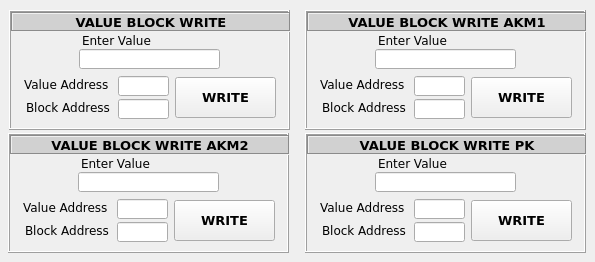
   <widget class="QWidget" name="tbValueBlockWrite">
    <attribute name="title">
     <string>ValueBlock Write</string>
    </attribute>
    <widget class="QFrame" name="fmValueBlockWrite">
     <property name="geometry">
      <rect>
       <x>9</x>
       <y>10</y>
       <width>281</width>
       <height>120</height>
      </rect>
     </property>
     <property name="autoFillBackground">
      <bool>true</bool>
     </property>
     <property name="frameShape">
      <enum>QFrame::Box</enum>
     </property>
     <property name="frameShadow">
      <enum>QFrame::Raised</enum>
     </property>
     <widget class="QLabel" name="lblHeaderBW">
      <property name="geometry">
       <rect>
        <x>2</x>
        <y>2</y>
        <width>280</width>
        <height>20</height>
       </rect>
      </property>
      <property name="font">
       <font>
        <family>Verdana</family>
        <pointsize>10</pointsize>
        <weight>75</weight>
        <bold>true</bold>
       </font>
      </property>
      <property name="autoFillBackground">
       <bool>false</bool>
      </property>
      <property name="styleSheet">
       <string notr="true">background-color: rgb(209, 209, 209);</string>
      </property>
      <property name="frameShape">
       <enum>QFrame::Box</enum>
      </property>
      <property name="frameShadow">
       <enum>QFrame::Sunken</enum>
      </property>
      <property name="text">
       <string>VALUE BLOCK WRITE</string>
      </property>
      <property name="textFormat">
       <enum>Qt::AutoText</enum>
      </property>
      <property name="alignment">
       <set>Qt::AlignCenter</set>
      </property>
     </widget>
     <widget class="QLabel" name="lblBlockAddressBW">
      <property name="geometry">
       <rect>
        <x>17</x>
        <y>89</y>
        <width>90</width>
        <height>16</height>
       </rect>
      </property>
      <property name="font">
       <font>
        <family>Verdana</family>
       </font>
      </property>
      <property name="text">
       <string>Block Address</string>
      </property>
     </widget>
     <widget class="QLineEdit" name="txtValueBlockAddressBW">
      <property name="geometry">
       <rect>
        <x>109</x>
        <y>89</y>
        <width>51</width>
        <height>20</height>
       </rect>
      </property>
      <property name="font">
       <font>
        <family>Verdana</family>
        <pointsize>9</pointsize>
        <weight>75</weight>
        <bold>true</bold>
       </font>
      </property>
     </widget>
     <widget class="QPushButton" name="btnValueBlockWrite">
      <property name="geometry">
       <rect>
        <x>166</x>
        <y>67</y>
        <width>101</width>
        <height>41</height>
       </rect>
      </property>
      <property name="font">
       <font>
        <family>Verdana</family>
        <pointsize>10</pointsize>
        <weight>75</weight>
        <bold>true</bold>
       </font>
      </property>
      <property name="text">
       <string>WRITE</string>
      </property>
     </widget>
     <widget class="QLabel" name="lblEnterValueBW">
      <property name="geometry">
       <rect>
        <x>73</x>
        <y>22</y>
        <width>71</width>
        <height>16</height>
       </rect>
      </property>
      <property name="font">
       <font>
        <family>Verdana</family>
       </font>
      </property>
      <property name="text">
       <string>Enter Value</string>
      </property>
     </widget>
     <widget class="QLineEdit" name="txtValueWriteDataBW">
      <property name="geometry">
       <rect>
        <x>70</x>
        <y>39</y>
        <width>141</width>
        <height>20</height>
       </rect>
      </property>
      <property name="font">
       <font>
        <family>Verdana</family>
        <weight>75</weight>
        <bold>true</bold>
       </font>
      </property>
      <property name="readOnly">
       <bool>false</bool>
      </property>
     </widget>
     <widget class="QLabel" name="lblValueAddressBW">
      <property name="geometry">
       <rect>
        <x>15</x>
        <y>66</y>
        <width>90</width>
        <height>16</height>
       </rect>
      </property>
      <property name="font">
       <font>
        <family>Verdana</family>
       </font>
      </property>
      <property name="text">
       <string>Value Address</string>
      </property>
     </widget>
     <widget class="QLineEdit" name="txtValueAddressBW">
      <property name="geometry">
       <rect>
        <x>109</x>
        <y>66</y>
        <width>51</width>
        <height>20</height>
       </rect>
      </property>
      <property name="font">
       <font>
        <family>Verdana</family>
        <pointsize>9</pointsize>
        <weight>75</weight>
        <bold>true</bold>
       </font>
      </property>
     </widget>
    </widget>
    <widget class="QFrame" name="fmValueBlockWriteAKM1">
     <property name="geometry">
      <rect>
       <x>305</x>
       <y>10</y>
       <width>281</width>
       <height>120</height>
      </rect>
     </property>
     <property name="autoFillBackground">
      <bool>true</bool>
     </property>
     <property name="frameShape">
      <enum>QFrame::Box</enum>
     </property>
     <property name="frameShadow">
      <enum>QFrame::Raised</enum>
     </property>
     <widget class="QLabel" name="lblHeaderBWAKM1">
      <property name="geometry">
       <rect>
        <x>2</x>
        <y>2</y>
        <width>280</width>
        <height>20</height>
       </rect>
      </property>
      <property name="font">
       <font>
        <family>Verdana</family>
        <pointsize>10</pointsize>
        <weight>75</weight>
        <bold>true</bold>
       </font>
      </property>
      <property name="autoFillBackground">
       <bool>false</bool>
      </property>
      <property name="styleSheet">
       <string notr="true">background-color: rgb(209, 209, 209);</string>
      </property>
      <property name="frameShape">
       <enum>QFrame::Box</enum>
      </property>
      <property name="frameShadow">
       <enum>QFrame::Sunken</enum>
      </property>
      <property name="text">
       <string>VALUE BLOCK WRITE AKM1</string>
      </property>
      <property name="textFormat">
       <enum>Qt::AutoText</enum>
      </property>
      <property name="alignment">
       <set>Qt::AlignCenter</set>
      </property>
     </widget>
     <widget class="QLabel" name="lblBlockAddressBWAKM1">
      <property name="geometry">
       <rect>
        <x>17</x>
        <y>89</y>
        <width>90</width>
        <height>16</height>
       </rect>
      </property>
      <property name="font">
       <font>
        <family>Verdana</family>
       </font>
      </property>
      <property name="text">
       <string>Block Address</string>
      </property>
     </widget>
     <widget class="QLineEdit" name="txtValueBlockAddressBWAKM1">
      <property name="geometry">
       <rect>
        <x>109</x>
        <y>89</y>
        <width>51</width>
        <height>20</height>
       </rect>
      </property>
      <property name="font">
       <font>
        <family>Verdana</family>
        <pointsize>9</pointsize>
        <weight>75</weight>
        <bold>true</bold>
       </font>
      </property>
     </widget>
     <widget class="QPushButton" name="btnValueBlockWriteAKM1">
      <property name="geometry">
       <rect>
        <x>166</x>
        <y>67</y>
        <width>101</width>
        <height>41</height>
       </rect>
      </property>
      <property name="font">
       <font>
        <family>Verdana</family>
        <pointsize>10</pointsize>
        <weight>75</weight>
        <bold>true</bold>
       </font>
      </property>
      <property name="text">
       <string>WRITE</string>
      </property>
     </widget>
     <widget class="QLabel" name="lblEnterValueAKM1">
      <property name="geometry">
       <rect>
        <x>73</x>
        <y>22</y>
        <width>71</width>
        <height>16</height>
       </rect>
      </property>
      <property name="font">
       <font>
        <family>Verdana</family>
       </font>
      </property>
      <property name="text">
       <string>Enter Value</string>
      </property>
     </widget>
     <widget class="QLineEdit" name="txtValueWriteDataBWAKM1">
      <property name="geometry">
       <rect>
        <x>70</x>
        <y>39</y>
        <width>141</width>
        <height>20</height>
       </rect>
      </property>
      <property name="font">
       <font>
        <family>Verdana</family>
        <weight>75</weight>
        <bold>true</bold>
       </font>
      </property>
      <property name="readOnly">
       <bool>false</bool>
      </property>
     </widget>
     <widget class="QLabel" name="lblValueAddressBWAKM1">
      <property name="geometry">
       <rect>
        <x>15</x>
        <y>66</y>
        <width>90</width>
        <height>16</height>
       </rect>
      </property>
      <property name="font">
       <font>
        <family>Verdana</family>
       </font>
      </property>
      <property name="text">
       <string>Value Address</string>
      </property>
     </widget>
     <widget class="QLineEdit" name="txtValueAddressBWAKM1">
      <property name="geometry">
       <rect>
        <x>109</x>
        <y>66</y>
        <width>51</width>
        <height>20</height>
       </rect>
      </property>
      <property name="font">
       <font>
        <family>Verdana</family>
        <pointsize>9</pointsize>
        <weight>75</weight>
        <bold>true</bold>
       </font>
      </property>
     </widget>
    </widget>
    <widget class="QFrame" name="fmValueBlockWritePK">
     <property name="geometry">
      <rect>
       <x>305</x>
       <y>133</y>
       <width>281</width>
       <height>120</height>
      </rect>
     </property>
     <property name="autoFillBackground">
      <bool>true</bool>
     </property>
     <property name="frameShape">
      <enum>QFrame::Box</enum>
     </property>
     <property name="frameShadow">
      <enum>QFrame::Raised</enum>
     </property>
     <widget class="QLabel" name="lblHeaderBWPK">
      <property name="geometry">
       <rect>
        <x>2</x>
        <y>2</y>
        <width>280</width>
        <height>20</height>
       </rect>
      </property>
      <property name="font">
       <font>
        <family>Verdana</family>
        <pointsize>10</pointsize>
        <weight>75</weight>
        <bold>true</bold>
       </font>
      </property>
      <property name="autoFillBackground">
       <bool>false</bool>
      </property>
      <property name="styleSheet">
       <string notr="true">background-color: rgb(209, 209, 209);</string>
      </property>
      <property name="frameShape">
       <enum>QFrame::Box</enum>
      </property>
      <property name="frameShadow">
       <enum>QFrame::Sunken</enum>
      </property>
      <property name="text">
       <string>VALUE BLOCK WRITE PK</string>
      </property>
      <property name="textFormat">
       <enum>Qt::AutoText</enum>
      </property>
      <property name="alignment">
       <set>Qt::AlignCenter</set>
      </property>
     </widget>
     <widget class="QLabel" name="lblBlockAddressBWPK">
      <property name="geometry">
       <rect>
        <x>17</x>
        <y>89</y>
        <width>90</width>
        <height>16</height>
       </rect>
      </property>
      <property name="font">
       <font>
        <family>Verdana</family>
       </font>
      </property>
      <property name="text">
       <string>Block Address</string>
      </property>
     </widget>
     <widget class="QLineEdit" name="txtValueBlockAddressBWPK">
      <property name="geometry">
       <rect>
        <x>109</x>
        <y>89</y>
        <width>51</width>
        <height>20</height>
       </rect>
      </property>
      <property name="font">
       <font>
        <family>Verdana</family>
        <pointsize>9</pointsize>
        <weight>75</weight>
        <bold>true</bold>
       </font>
      </property>
     </widget>
     <widget class="QPushButton" name="btnValueBlockWritePK">
      <property name="geometry">
       <rect>
        <x>166</x>
        <y>67</y>
        <width>101</width>
        <height>41</height>
       </rect>
      </property>
      <property name="font">
       <font>
        <family>Verdana</family>
        <pointsize>10</pointsize>
        <weight>75</weight>
        <bold>true</bold>
       </font>
      </property>
      <property name="text">
       <string>WRITE</string>
      </property>
     </widget>
     <widget class="QLabel" name="lblEnterValuePK">
      <property name="geometry">
       <rect>
        <x>73</x>
        <y>22</y>
        <width>71</width>
        <height>16</height>
       </rect>
      </property>
      <property name="font">
       <font>
        <family>Verdana</family>
       </font>
      </property>
      <property name="text">
       <string>Enter Value</string>
      </property>
     </widget>
     <widget class="QLineEdit" name="txtValueWriteDataBWPK">
      <property name="geometry">
       <rect>
        <x>70</x>
        <y>39</y>
        <width>141</width>
        <height>20</height>
       </rect>
      </property>
      <property name="font">
       <font>
        <family>Verdana</family>
        <weight>75</weight>
        <bold>true</bold>
       </font>
      </property>
      <property name="readOnly">
       <bool>false</bool>
      </property>
     </widget>
     <widget class="QLabel" name="lblValueAddressBWPK">
      <property name="geometry">
       <rect>
        <x>15</x>
        <y>66</y>
        <width>90</width>
        <height>16</height>
       </rect>
      </property>
      <property name="font">
       <font>
        <family>Verdana</family>
       </font>
      </property>
      <property name="text">
       <string>Value Address</string>
      </property>
     </widget>
     <widget class="QLineEdit" name="txtValueAddressBWPK">
      <property name="geometry">
       <rect>
        <x>109</x>
        <y>66</y>
        <width>51</width>
        <height>20</height>
       </rect>
      </property>
      <property name="font">
       <font>
        <family>Verdana</family>
        <pointsize>9</pointsize>
        <weight>75</weight>
        <bold>true</bold>
       </font>
      </property>
     </widget>
    </widget>
    <widget class="QFrame" name="fmValueBlockWriteAKM2">
     <property name="geometry">
      <rect>
       <x>8</x>
       <y>133</y>
       <width>281</width>
       <height>120</height>
      </rect>
     </property>
     <property name="autoFillBackground">
      <bool>true</bool>
     </property>
     <property name="frameShape">
      <enum>QFrame::Box</enum>
     </property>
     <property name="frameShadow">
      <enum>QFrame::Raised</enum>
     </property>
     <widget class="QLabel" name="lblHeaderBWAKM2">
      <property name="geometry">
       <rect>
        <x>2</x>
        <y>2</y>
        <width>280</width>
        <height>20</height>
       </rect>
      </property>
      <property name="font">
       <font>
        <family>Verdana</family>
        <pointsize>10</pointsize>
        <weight>75</weight>
        <bold>true</bold>
       </font>
      </property>
      <property name="autoFillBackground">
       <bool>false</bool>
      </property>
      <property name="styleSheet">
       <string notr="true">background-color: rgb(209, 209, 209);</string>
      </property>
      <property name="frameShape">
       <enum>QFrame::Box</enum>
      </property>
      <property name="frameShadow">
       <enum>QFrame::Sunken</enum>
      </property>
      <property name="text">
       <string>VALUE BLOCK WRITE AKM2</string>
      </property>
      <property name="textFormat">
       <enum>Qt::AutoText</enum>
      </property>
      <property name="alignment">
       <set>Qt::AlignCenter</set>
      </property>
     </widget>
     <widget class="QLabel" name="lblBlockAddressBWAKM2">
      <property name="geometry">
       <rect>
        <x>17</x>
        <y>89</y>
        <width>90</width>
        <height>16</height>
       </rect>
      </property>
      <property name="font">
       <font>
        <family>Verdana</family>
       </font>
      </property>
      <property name="text">
       <string>Block Address</string>
      </property>
     </widget>
     <widget class="QLineEdit" name="txtValueBlockAddressBWAKM2">
      <property name="geometry">
       <rect>
        <x>109</x>
        <y>89</y>
        <width>51</width>
        <height>20</height>
       </rect>
      </property>
      <property name="font">
       <font>
        <family>Verdana</family>
        <pointsize>9</pointsize>
        <weight>75</weight>
        <bold>true</bold>
       </font>
      </property>
     </widget>
     <widget class="QPushButton" name="btnValueBlockWriteAKM2">
      <property name="geometry">
       <rect>
        <x>166</x>
        <y>67</y>
        <width>101</width>
        <height>41</height>
       </rect>
      </property>
      <property name="font">
       <font>
        <family>Verdana</family>
        <pointsize>10</pointsize>
        <weight>75</weight>
        <bold>true</bold>
       </font>
      </property>
      <property name="text">
       <string>WRITE</string>
      </property>
     </widget>
     <widget class="QLabel" name="lblEnterValueAKM2">
      <property name="geometry">
       <rect>
        <x>73</x>
        <y>22</y>
        <width>71</width>
        <height>16</height>
       </rect>
      </property>
      <property name="font">
       <font>
        <family>Verdana</family>
       </font>
      </property>
      <property name="text">
       <string>Enter Value</string>
      </property>
     </widget>
     <widget class="QLineEdit" name="txtValueWriteDataBWAKM2">
      <property name="geometry">
       <rect>
        <x>70</x>
        <y>39</y>
        <width>141</width>
        <height>20</height>
       </rect>
      </property>
      <property name="font">
       <font>
        <family>Verdana</family>
        <weight>75</weight>
        <bold>true</bold>
       </font>
      </property>
      <property name="readOnly">
       <bool>false</bool>
      </property>
     </widget>
     <widget class="QLabel" name="lblValueAddressBWAKM2">
      <property name="geometry">
       <rect>
        <x>15</x>
        <y>66</y>
        <width>90</width>
        <height>16</height>
       </rect>
      </property>
      <property name="font">
       <font>
        <family>Verdana</family>
       </font>
      </property>
      <property name="text">
       <string>Value Address</string>
      </property>
     </widget>
     <widget class="QLineEdit" name="txtValueAddressBWAKM2">
      <property name="geometry">
       <rect>
        <x>109</x>
        <y>66</y>
        <width>51</width>
        <height>20</height>
       </rect>
      </property>
      <property name="font">
       <font>
        <family>Verdana</family>
        <pointsize>9</pointsize>
        <weight>75</weight>
        <bold>true</bold>
       </font>
      </property>
     </widget>
    </widget>
   </widget>
